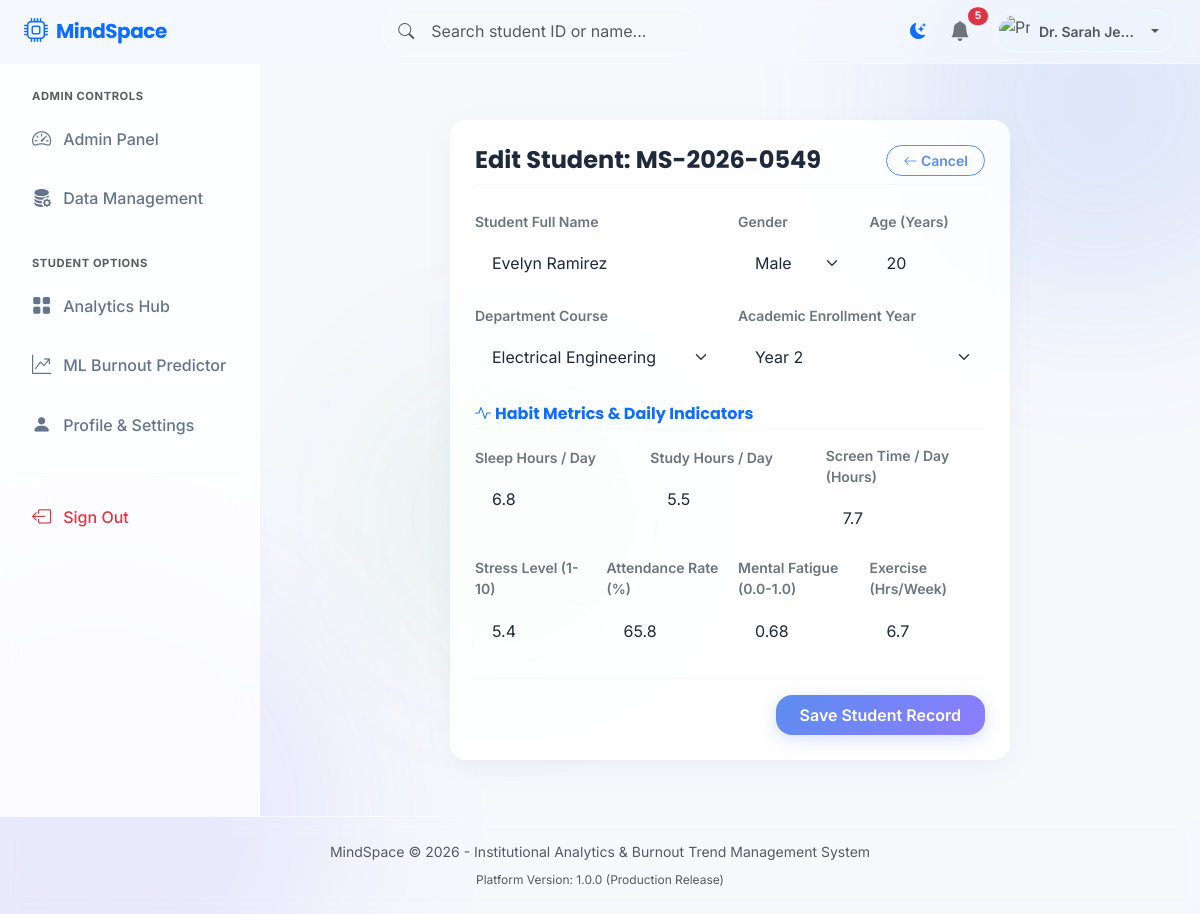
Screenshot of /admin/students/edit/549 (signed in) with the database file from the repository.
### models.py (models this page shows, shortened)
class User(db.Model, UserMixin):
    __tablename__ = 'users'
    id = db.Column(db.Integer, primary_key=True)
    email = db.Column(db.String(120), unique=True, nullable=False, index=True)
    name = db.Column(db.String(100), nullable=False)
    password_hash = db.Column(db.String(256), nullable=False)
    role = db.Column(db.String(20), default='student', nullable=False)  # 'admin' or 'student'
    department = db.Column(db.String(100), nullable=True)
    semester = db.Column(db.String(20), nullable=True)
    profile_pic = db.Column(db.String(100), default='default.png', nullable=False)
    created_at = db.Column(db.DateTime, default=datetime.utcnow, nullable=False)
    def is_admin(self):
        return self.role == 'admin'

class StudentDetail(db.Model):
    __tablename__ = 'student_details'
    id = db.Column(db.Integer, primary_key=True)
    student_uid = db.Column(db.String(50), unique=True, nullable=False, index=True)
    name = db.Column(db.String(100), nullable=False)
    gender = db.Column(db.String(20), nullable=False)
    age = db.Column(db.Integer, nullable=False)
    department = db.Column(db.String(100), nullable=False)
    academic_year = db.Column(db.Integer, nullable=False)  # 1, 2, 3, 4
    study_hours = db.Column(db.Float, nullable=False)      # hours/day
    sleep_hours = db.Column(db.Float, nullable=False)      # hours/day
    stress_level = db.Column(db.Float, nullable=False)     # 1-10 scale
    screen_time = db.Column(db.Float, nullable=False)      # hours/day
    attendance = db.Column(db.Float, nullable=False)       # 0-100 percentage
    mental_fatigue = db.Column(db.Float, nullable=False)   # 0.0 - 1.0 scale
    physical_activity = db.Column(db.Float, nullable=False) # hours/week
    burnout_score = db.Column(db.Float, nullable=False)    # 0.0 - 1.0 score
    burnout_category = db.Column(db.String(20), nullable=False) # 'Low', 'Medium', 'High'
    created_at = db.Column(db.DateTime, default=datetime.utcnow, nullable=False)

### admin.py (the view, shortened to what this page needs)
@admin_bp.route('/students/edit/<int:id>', methods=['GET', 'POST'])
@login_required
@admin_required
def edit_student(id):
    student = StudentDetail.query.get_or_404(id)
    form = StudentForm(obj=student)
    return render_template('student_form.html', form=form, title=f"Edit Student: {student.student_uid}")

### templates/student_form.html (shortened to what this page needs)
{% extends "base.html" %}
{% block content %}
<div class="container py-4">
    <div class="row justify-content-center">
        <div class="col-lg-8">
            <div class="glass-card">
                <div class="d-flex align-items-center justify-content-between mb-4 border-bottom border-light pb-2">
                    <h4 class="fw-bold mb-0">{{ title }}</h4>
                    <a href="{{ url_for('admin.students') }}" class="btn btn-sm btn-glass-outline py-1 px-3 small"><i class="bi bi-arrow-left"></i> Cancel</a>
                </div>
                <form method="POST" action="">
                    <div class="row g-3 mb-3">
                        <div class="col-md-6">
                            <label for="name" class="form-label small fw-semibold text-secondary">Student Full Name</label>
                            {{ form.name(class="form-control", placeholder="Jane Doe") }}
                        </div>
                        <div class="col-md-3">
                            <label for="gender" class="form-label small fw-semibold text-secondary">Gender</label>
                            {{ form.gender(class="form-select") }}
                        </div>
                        <div class="col-md-3">
                            <label for="age" class="form-label small fw-semibold text-secondary">Age (Years)</label>
                            {{ form.age(class="form-control", placeholder="20") }}
                        </div>
                    </div>
                    <div class="row g-3 mb-3">
                        <div class="col-md-6">
                            <label for="department" class="form-label small fw-semibold text-secondary">Department Course</label>
                            {{ form.department(class="form-select") }}
                        </div>
                        <div class="col-md-6">
                            <label for="academic_year" class="form-label small fw-semibold text-secondary">Academic Enrollment Year</label>
                            {{ form.academic_year(class="form-select") }}
                        </div>
                    </div>
                    <h6 class="fw-bold text-primary mt-4 mb-3 border-bottom border-light pb-1"><i class="bi bi-activity me-1"></i>Habit Metrics & Daily Indicators</h6>
                    <div class="row g-3 mb-3">
                        <div class="col-md-4">
                            <label for="sleep_hours" class="form-label small fw-semibold text-secondary">Sleep Hours / Day</label>
                            {{ form.sleep_hours(class="form-control", placeholder="7.5") }}
                        </div>
                        <div class="col-md-4">
                            <label for="study_hours" class="form-label small fw-semibold text-secondary">Study Hours / Day</label>
                            {{ form.study_hours(class="form-control", placeholder="4.5") }}
                        </div>
                        <div class="col-md-4">
                            <label for="screen_time" class="form-label small fw-semibold text-secondary">Screen Time / Day (Hours)</label>
                            {{ form.screen_time(class="form-control", placeholder="5.2") }}
                        </div>
                    </div>
                    <div class="row g-3 mb-3">
                        <div class="col-md-3">
                            <label for="stress_level" class="form-label small fw-semibold text-secondary">Stress Level (1-10)</label>
                            {{ form.stress_level(class="form-control", placeholder="6") }}
                        </div>
                        <div class="col-md-3">
                            <label for="attendance" class="form-label small fw-semibold text-secondary">Attendance Rate (%)</label>
                            {{ form.attendance(class="form-control", placeholder="90.5") }}
                        </div>
                        <div class="col-md-3">
                            <label for="mental_fatigue" class="form-label small fw-semibold text-secondary">Mental Fatigue (0.0-1.0)</label>
                            {{ form.mental_fatigue(class="form-control", placeholder="0.55") }}
                        </div>
                        <div class="col-md-3">
                            <label for="physical_activity" class="form-label small fw-semibold text-secondary">Exercise (Hrs/Week)</label>
                            {{ form.physical_activity(class="form-control", placeholder="3.5") }}
                        </div>
                    </div>
                    <div class="mt-4 border-top border-light pt-3 text-end">
                        {{ form.submit(class="btn btn-glass-primary py-2 px-4 fs-6") }}
                    </div>
                </form>
            </div>
        </div>
    </div>
</div>
{% endblock %}

### templates/base.html (shortened to what this page needs)
<!DOCTYPE html>
<html lang="en" data-theme="light">
<head>
    <link href="https://cdn.jsdelivr.net/npm/bootstrap@5.3.0/dist/css/bootstrap.min.css" rel="stylesheet">
    <link href="https://cdn.jsdelivr.net/npm/bootstrap-icons@1.10.5/font/bootstrap-icons.css" rel="stylesheet">
    <link rel="stylesheet" href="{{ url_for('static', filename='css/main.css') }}">
</head>
<body>
    <div class="background-shapes">
        <div class="shape-blob shape-1"></div>
        <div class="shape-blob shape-2"></div>
        <div class="shape-blob shape-3"></div>
    </div>
    <nav class="navbar navbar-expand-lg sticky-navbar py-2">
        <div class="container-fluid px-4">
            <a class="navbar-brand d-flex align-items-center gap-2 fw-bold text-primary" href="{{ url_for('main.index') }}">
                <i class="bi bi-cpu fs-4"></i>
                <span style="font-family: var(--font-heading); letter-spacing: -0.5px;">MindSpace</span>
            </a>
            <div class="collapse navbar-collapse" id="navbarContent">
                {% if current_user.is_authenticated %}
                <div class="d-none d-md-flex mx-auto position-relative" style="width: 320px;">
                    <i class="bi bi-search text-muted position-absolute start-0 top-50 translate-middle-y ms-3"></i>
                    <input type="text" id="global-search" class="form-control ps-5 rounded-pill bg-light bg-opacity-25" placeholder="Search student ID or name...">
                </div>
                {% else %}
                <div class="mx-auto"></div>
                {% endif %}
                <ul class="navbar-nav align-items-center gap-2">
                    <li class="nav-item">
                        <button type="button" class="btn btn-link nav-link p-2" id="theme-toggle" title="Toggle theme">
                            <i class="bi bi-moon-stars-fill text-primary fs-5"></i>
                        </button>
                    </li>
                    {% if current_user.is_authenticated %}
                    <li class="nav-item dropdown">
                        <a class="nav-link p-2 position-relative" href="#" id="notificationDropdown" role="button" data-bs-toggle="dropdown" aria-expanded="false">
                            <i class="bi bi-bell-fill fs-5 text-secondary"></i>
                            {% if unread_notifs_count > 0 %}
                            <span class="position-absolute top-1 start-100 translate-middle badge rounded-pill bg-danger notification-count-badge" style="font-size: 0.65rem;">
                                {{ unread_notifs_count }}
                            </span>
                            {% endif %}
                        </a>
                    </li>
                    <li class="nav-item dropdown ms-2">
                        <a class="nav-link dropdown-toggle d-flex align-items-center gap-2 p-1 border border-light rounded-pill pe-3" href="#" id="userDropdown" role="button" data-bs-toggle="dropdown" aria-expanded="false">
                            <img src="{{ url_for('static', filename='img/' + current_user.profile_pic) }}" onerror="this.src='https://cdn-icons-png.flaticon.com/512/3135/3135715.png';" alt="Profile" class="rounded-circle" width="32" height="32">
                            <span class="d-none d-md-inline small fw-semibold text-truncate" style="max-width: 100px;">{{ current_user.name }}</span>
                        </a>
                    </li>
                    {% endif %}
                </ul>
            </div>
        </div>
    </nav>
    <div class="app-container">
        {% if current_user.is_authenticated %}
        <aside class="sidebar">
            <nav class="nav flex-column">
                {% if current_user.is_admin() %}
                    <div class="text-uppercase text-muted fw-bold small px-3 mb-2" style="font-size: 0.7rem; letter-spacing: 0.05em;">Admin Controls</div>
                    <a class="nav-link {% if request.endpoint == 'admin.dashboard' %}active{% endif %}" href="{{ url_for('admin.dashboard') }}">
                        <i class="bi bi-speedometer2"></i> Admin Panel
                    </a>
                    <a class="nav-link {% if request.endpoint == 'admin.students' %}active{% endif %}" href="{{ url_for('admin.students') }}">
                        <i class="bi bi-database-fill-gear"></i> Data Management
                    </a>
                    <div class="text-uppercase text-muted fw-bold small px-3 mt-4 mb-2" style="font-size: 0.7rem; letter-spacing: 0.05em;">Student Options</div>
                {% endif %}
                <a class="nav-link {% if request.endpoint == 'main.dashboard' %}active{% endif %}" href="{{ url_for('main.dashboard') }}">
                    <i class="bi bi-grid-fill"></i> Analytics Hub
                </a>
                <a class="nav-link {% if request.endpoint == 'main.predict' %}active{% endif %}" href="{{ url_for('main.predict') }}">
                    <i class="bi bi-graph-up-arrow"></i> ML Burnout Predictor
                </a>
                <a class="nav-link {% if request.endpoint == 'main.profile' %}active{% endif %}" href="{{ url_for('main.profile') }}">
                    <i class="bi bi-person-fill"></i> Profile & Settings
                </a>
                <hr class="border-light opacity-50 my-3">
                <a class="nav-link text-danger" href="{{ url_for('main.logout') }}">
                    <i class="bi bi-box-arrow-left"></i> Sign Out
                </a>
            </nav>
        </aside>
        {% endif %}
        <main class="main-content">
            {% block content %}{% endblock %}
        </main>
    </div>
    <footer class="py-4 border-top border-light text-center w-100" style="background: rgba(255,255,255,0.01); backdrop-filter: blur(8px);">
        <p class="mb-1 small text-muted">MindSpace &copy; {{ datetime.now().year if datetime else 2026 }} - Institutional Analytics & Burnout Trend Management System</p>
        <span class="text-muted small" style="font-size: 0.75rem;">Platform Version: 1.0.0 (Production Release)</span>
    </footer>
</body>
</html>

### rows the page displays
User: name "Dr. Sarah Je…"
StudentDetail: name "Evelyn Ramirez", gender "Male", age "20", department "Electrical Engineering", academic_year "Year 2", sleep_hours "6.8", study_hours "5.5", screen_time "7.7", stress_level "5.4", attendance "65.8", mental_fatigue "0.68", physical_activity "6.7"

### other values shown
{{ unread_notifs_count }} "5"
{{ title }} "Edit Student: MS-2026-0549"
